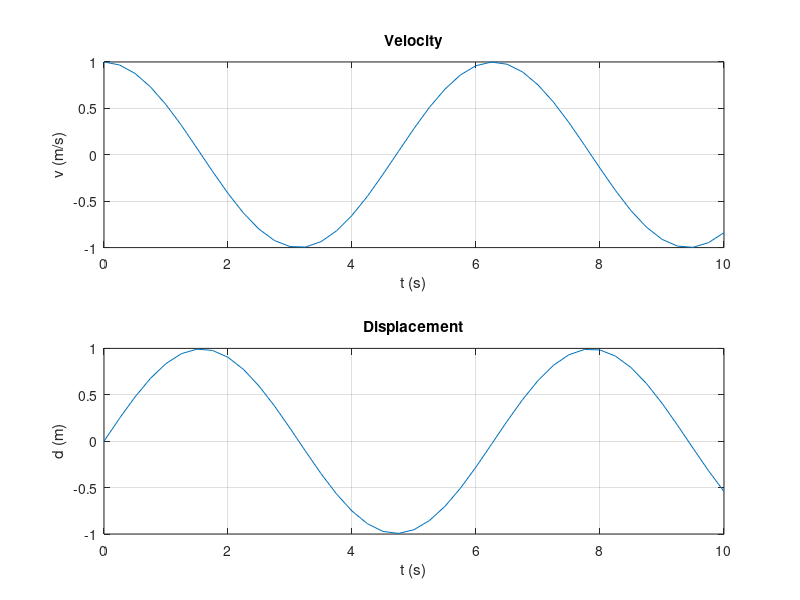

Write MATLAB code to recreate this figure.
clc
clear

%t = [0,10,20,30,40,50,60,70,80,90,100,110,120,130,140,150,160,170,180];
%v = [4.5,4.8,5.2,5.6,6.0,6.4,6.6,7.4,8.0,9.0,9.3,9.9,9.9,...
%8.8,6.0,5.0,2.8,1.0,0.5];

t = [0,0.25,0.50,0.75,1,1.25,1.50,1.75,2,2.250,2.50,2.75,3,3.25,3.50,...
3.75,4,4.25,4.50,4.75,5,5.250,5.50,5.75,6,6.25,6.50,6.75,7,7.25,...
7.50,7.75,8,8.25,8.5,8.75,9,9.25,9.50,9.75,10];

v = [1,0.968,0.877,0.731,0.540,0.3159,0.070,-0.178,-0.416,-0.628,-0.801,...
-0.924,-0.989,-0.994,-0.936,-0.820,-0.653,-0.4460,-0.210,0.037,0.283,...
0.512,0.708,0.861,0.960,0.999,0.976,0.893,0.753,0.567,0.346,0.103,...
-0.145,-0.385,-0.602,-0.780,-0.911,-0.984,-0.997,-0.947,-0.839];

subplot(2,1,1);
plot(t,v);
grid on;
title('Velocity');
xlabel('t (s)');
ylabel('v (m/s)');

d(1) = 0;

for n = 2:length(t)
    d(n) = d(n-1) + (v(n) + v(n-1))*(t(n) - t(n-1))/2;
end

subplot(2,1,2);
plot(t,d);
grid on;
title('Displacement');
xlabel('t (s)');
ylabel('d (m)');

total_area = d(length(t))
